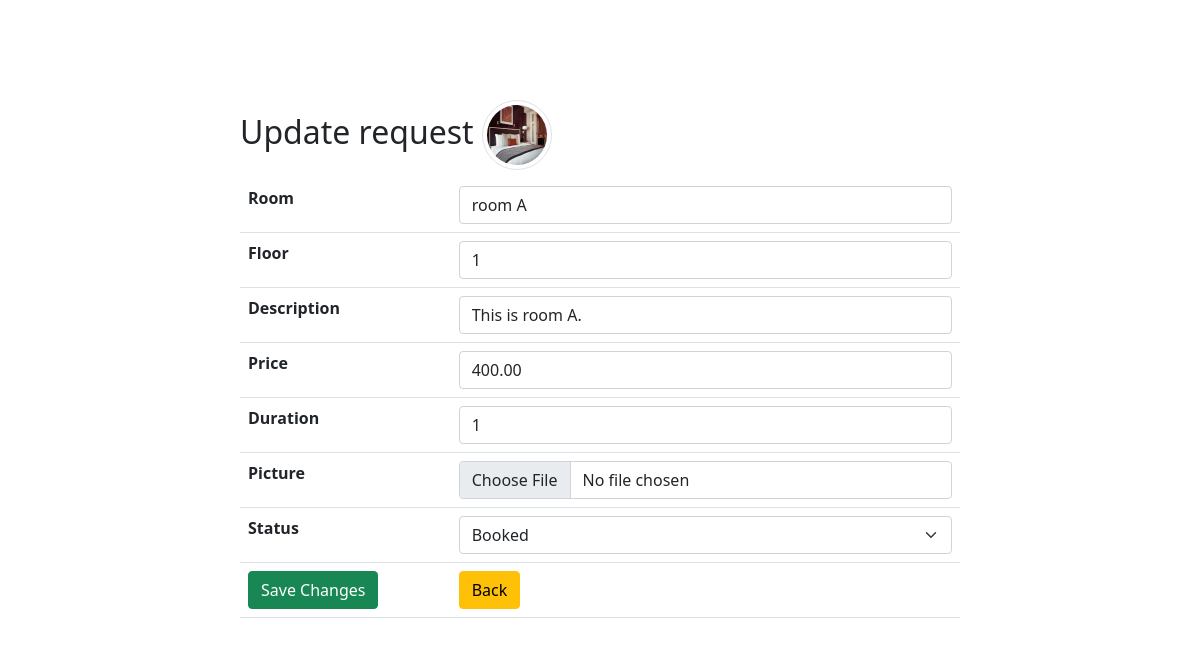
The app's page /loginUser/products/update.php?id=1 (signed in) with its own data.
### tables this page shows
CREATE TABLE `hotel` (
  `id` int(11) UNSIGNED NOT NULL,
  `room` varchar(100) NOT NULL,
  `floor` varchar(100) NOT NULL,
  `description` text DEFAULT '',
  `price` decimal(13,2) NOT NULL,
  `duration` int(10) DEFAULT 1,
  `picture` varchar(100) NOT NULL,
  `status` enum('available','booked') DEFAULT 'available'
);

### loginUser/components/db_connect.php (called while the page is built)
<?php
require_once "db_classes.php";
$localhost = "127.0.0.1";
$username = "root";
$password = "";
$dbname = "dbhotel";
$db = new Database($localhost, $username, $password, $dbname);

### loginUser/components/db_classes.php (called while the page is built, shortened)
<?php
class Database {
    protected $connection;
	protected $query;
	public function __construct($dbhost = 'localhost', $dbuser = 'root', $dbpass = '', $dbname = '', $charset = 'utf8') {
		$this->connection = new mysqli($dbhost, $dbuser, $dbpass, $dbname);
		$this->connection->set_charset($charset);
	}
    public function query($query) {
		if ($this->query = $this->connection->prepare($query)) {
            $this->query->execute();
        } else {
            $this->error('Unable to prepare MySQL statement (check your syntax) - ' . $this->connection->error);
        }
		return $this;
    }
	public function fetchArray() {
	    $params = array();
        $row = array();
	    $meta = $this->query->result_metadata();
	    while ($field = $meta->fetch_field()) {
	        $params[] = &$row[$field->name];
	    }
	    call_user_func_array(array($this->query, 'bind_result'), $params);
        $result = array();
		while ($this->query->fetch()) {
			foreach ($row as $key => $val) {
				$result[$key] = $val;
			}
		}
        $this->query_closed = TRUE;
		return $result;
	}
    public function numRows() {
		$this->query->store_result();
		return $this->query->num_rows;
	}
}
?>

### loginUser/products/update.php (the view, shortened to what this page needs)
<?php
require_once '../components/db_connect.php';
if ($_GET['id']) {
    $id = $_GET['id'];
    $sql = "SELECT * FROM hotel WHERE id = {$id}";
    $result = $db->query($sql);
    if ($result->numRows() == 1) {
        $data = $result->fetchArray();
        $room = $data['room'];
        $floor = $data["floor"];
        $description = $data["description"];
        $status = $data["status"];
        $price = $data['price'];
        $duration = $data["duration"];
        $picture = $data['picture'];
        $status_list = "";
        $result = $db->query("SHOW COLUMNS FROM hotel LIKE 'status'")->fetchArray();
        if ($result) $option_array = explode("','",preg_replace("/(enum|set)\('(.+?)'\)/","\\2", $result["Type"]));
        if (isset($option_array)) {
            foreach($option_array as $option) {
                if ($option == $status) $status_list .= "<option selected value='{$status}'>".ucfirst($status)."</option>";
                else $status_list .= "<option value='$option'>".ucfirst($option)."</option>";
            }
        } else $status_list = "<li>Status not available</li>";
    } else {
        header("location: error.php");
    }
} else {
    header("location: error.php");
}
?>
<!DOCTYPE html>
<html>
    <head>
        <?php require_once '../components/boot.php'?>
    </head>
    <body>
        <fieldset>
            <legend class='h2'>Update request <img class='img-thumbnail rounded-circle' src='pictures/<?php echo $picture ?>' alt="<?php echo $room ?>"></legend>
            <form action="actions/a_update.php"  method="post" enctype="multipart/form-data">
                <table class="table">
                    <tr>
                        <th>Room</th>
                        <td><input class="form-control" type="text"  name="room" placeholder ="Room Name" value="<?php echo $room ?>"  /></td>
                    </tr>
                    <tr>
                        <th>Floor</th>
                        <td><input class="form-control" type="number"  step="any" name="floor" placeholder ="Floor" value="<?php echo $floor ?>"  /></td>
                    </tr>
                    <tr>
                        <th>Description</th>
                        <td><input class="form-control" type="text"  name="description" placeholder ="Description" value="<?php echo $description ?>"  /></td>
                    </tr>
                    <tr>
                        <th>Price</th>
                        <td><input class="form-control" type= "number" name="price" step="any"  placeholder="Price" value ="<?php echo $price ?>" /></td>
                    </tr>
                    <tr>
                        <th>Duration</th>
                        <td><input class="form-control" type= "number" name="duration" step="any"  placeholder="Duration" value ="<?php echo $duration ?>" /></td>
                    </tr>
                    <tr>
                        <th>Picture</th>
                        <td><input class="form-control" type="file" name= "picture" /></td>
                    </tr>
                    <tr>
                        <th>Status</th>
                        <td>
                            <select class="form-select" name="status" aria-label="Default select example">
                                <?php echo $status_list;?>
                            </select>
                        </td>
                    </tr>
                    <tr>
                        <td><button class="btn btn-success" type= "submit">Save Changes</button></td>
                        <td><a href= "index.php"><button class="btn btn-warning" type="button">Back</button></a></td>
                    </tr>
                </table>
            </form>
        </fieldset>
    </body>
</html>

### loginUser/products/update.php (style rules this page uses)
fieldset { margin: auto; margin-top: 100px; width: 60% ; }
.img-thumbnail { width: 70px !important; height: 70px !important; }

### records on screen
hotel: picture (picture), room "room A", floor "1", description "This is room A.", price "400.00", duration "1"

### other values on screen
form field status "Booked"
